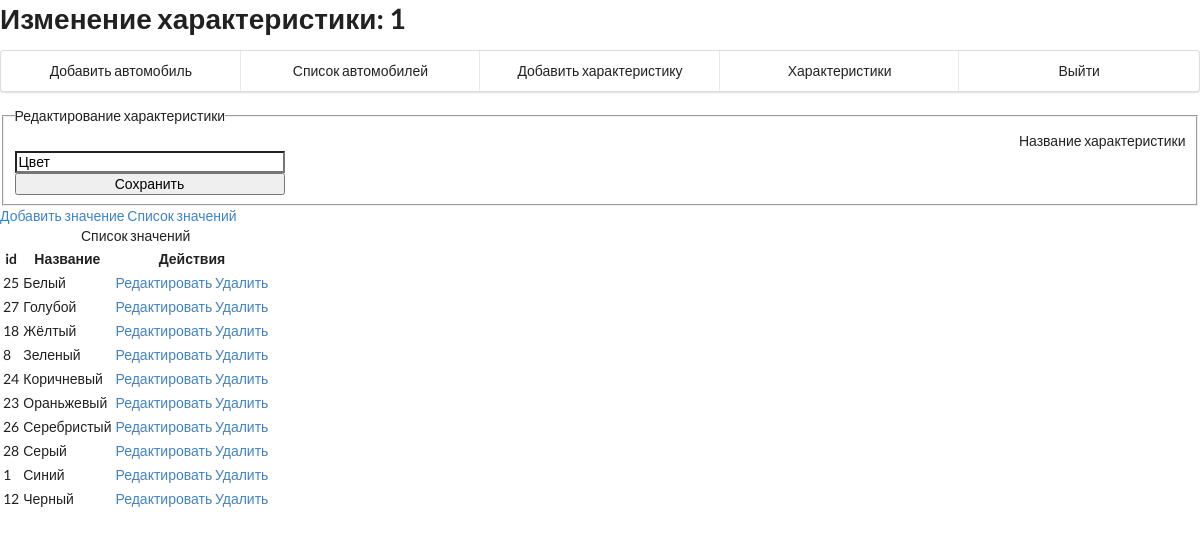
The page /admin/edit_parameter.php?id=1 (signed in) on the database its author committed.
### tables this page shows
CREATE TABLE `parameters` (
  `id` int(11) NOT NULL,
  `name` varchar(256) NOT NULL
);

CREATE TABLE `parameter_values` (
  `id` int(11) NOT NULL,
  `parameter_id` int(11) NOT NULL,
  `name` varchar(256) NOT NULL
);

### admin/edit_parameter.php (called while the page is built, shortened)
<?php
require_once dirname(__FILE__) . DIRECTORY_SEPARATOR . '..' .
    DIRECTORY_SEPARATOR . 'src' . DIRECTORY_SEPARATOR . 'kernel.php';
$id = intval($_GET['id']);
$sql = "SELECT * FROM parameters where id ='$id'";
$result = mysqli_query($link, $sql);
$parameter = mysqli_fetch_object($result);
$parameterValues = mysqli_fetch_all(mysqli_query($link, "SELECT * FROM parameter_values where parameter_id='$id'"), MYSQLI_ASSOC);
include 'views' . DIRECTORY_SEPARATOR . '_header.phtml';
include 'views' . DIRECTORY_SEPARATOR . 'edit_parameter.phtml';

### admin/views/edit_parameter.phtml (the view, shortened to what this page needs)
<h1>Изменение характеристики: <?=$id?></h1>
<?php include '_menu.phtml'?>
<div class="row">
    <main class="col-sm-12 col-md-8 col-lg-9">
        <form action="/admin/actions/update_parameter.php" method="POST">
            <fieldset>
                <legend>Редактирование характеристики</legend>
                <div class="row responsive-label">
                    <div class="col-sm-12 col-md-3">
                        <label for="name">Название характеристики</label>
                    </div>
                    <div class="col-sm-12 col-md">
                        <input type="text" id="name" required name="name" value="<?=$parameter->name?>">
                    </div>
                </div>
                <div class="row responsive-label">
                    <div class="col-sm-12 col-md">
                        <input class="tertiary" type="submit" value="Сохранить">
                    </div>
                </div>
            </fieldset>
        </form>
        <a href="/admin/add_parameter_value.php?parameter_id=<?=$id?>" class="button">Добавить значение</a>
        <a href="/admin/edit_parameter.php?id=<?=$id?>" class="button">Список значений</a>
        <table>
            <caption>Список значений</caption>
            <thead>
                <tr>
                    <th>id</th>
                    <th>Название</th>
                    <th>Действия</th>
                </tr>
            </thead>
            <tbody>
            <?php foreach ($parameterValues as $parameterValue):?>
                <tr>
                    <td data-label="id"><?=$parameterValue['id']?></td>
                    <td data-label="Название"><?=$parameterValue['name']?></td>
                    <td data-label="Действия">
                        <a href="/admin/edit_parameter_value.php?id=<?=$parameterValue['id']?>" class="button">Редактировать</a>
                        <a href="/admin/actions/remove_parameter_value.php?id=<?=$parameterValue['id']?>" onclick="return confirm('Удалить значение <?=$parameterValue['id']?>?')" class="button secondary">Удалить</a>
                    </td>
                </tr>
            <?php endforeach;?>
            </tbody>
        </table>
    </main>
</div>

### admin/assets/style.css (style rules this page uses)
.responsive-label { align-items: center; }
.responsive-label .col-md-3 { text-align: right; }
.responsive-label input, .responsive-label select { width: 270px; }

### rows shown on the page
parameters: name "Цвет"
parameter_values: id "25", name "Белый"
parameter_values: id "27", name "Голубой"
parameter_values: id "18", name "Жёлтый"
parameter_values: id "8", name "Зеленый"
parameter_values: id "24", name "Коричневый"
parameter_values: id "23", name "Ораньжевый"
parameter_values: id "26", name "Серебристый"
parameter_values: id "28", name "Серый"
parameter_values: id "1", name "Синий"
parameter_values: id "12", name "Черный"

### other values the page prints
$id "1"
